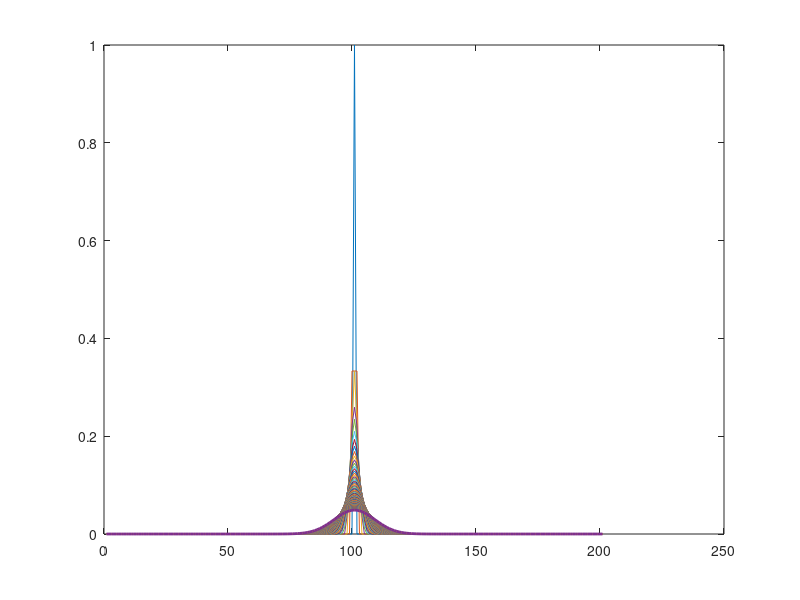

Write MATLAB code to recreate this figure.

x0=100;
t=1;
for i=1:x0
    t1=[0,t(end,:),0];
    t2=t1+circshift(t1,[0,1])+circshift(t1,[0,-1]);
    t=[zeros(i,1),t,zeros(i,1);t2];
end
T=diag(1./sum(t,2))*t;


x=1:1:2*x0+1;
m=x0+1;

X2=T.*(((ones(x0+1,1)*x)-m).^2);
V=sqrt(sum(X2,2));
%V2=sqrt(var(x,T(end,:))); %Just a verification of the V computation


figure(5); clf
plot(x,T);

%display(V(1:end))

w=V(end);

c1=sqrt(2*pi)*w;
c2=2*w.^2;
z=1/c1*exp(-(x-m).^2/c2);
hold all;
plot(x,z,'Linewidth',2)

X=[2:10,15,22,30,39,61,95];
disp(sprintf('%4d',X'))
disp(sprintf('%.1f|',V(X+1)'*pi))